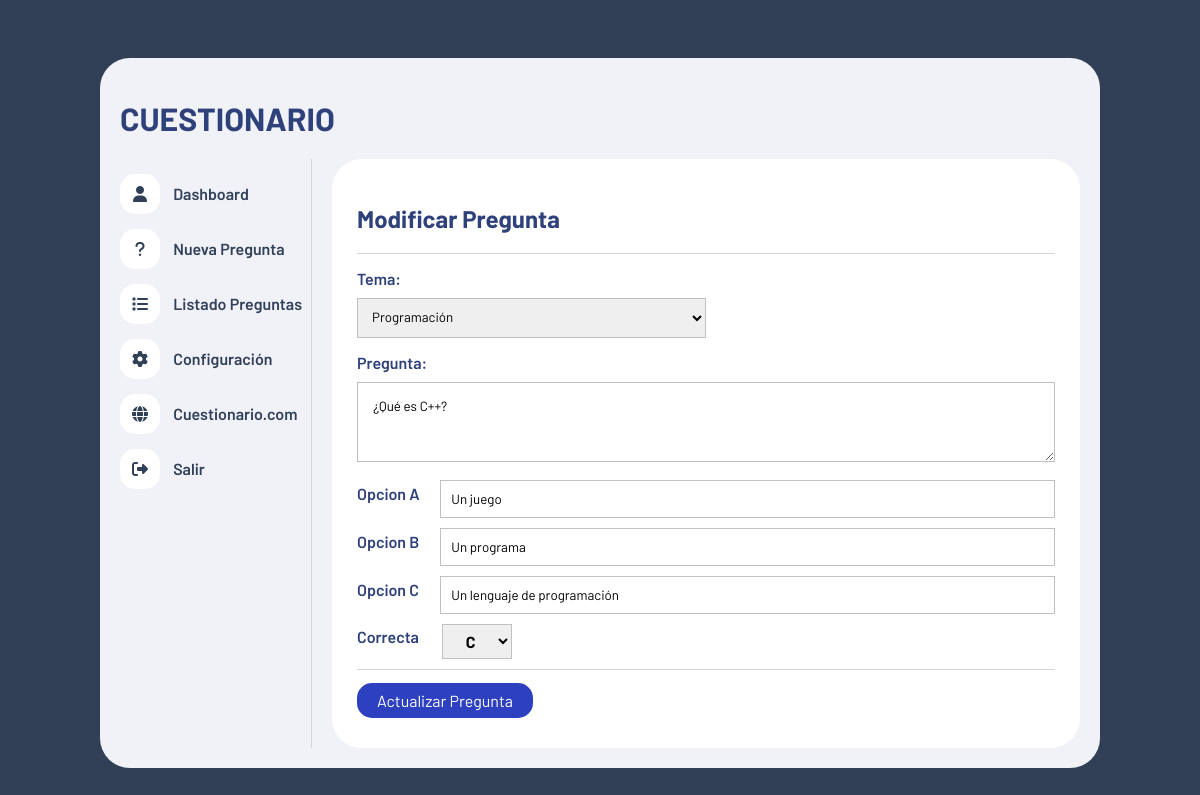
Page /admin/editarpregunta.php?idPregunta=2 (signed in) on the committed database.
### tables this page shows
CREATE TABLE `preguntas` (
  `id` int(11) NOT NULL,
  `tema` int(11) NOT NULL,
  `pregunta` text NOT NULL,
  `opcion_a` text NOT NULL,
  `opcion_b` text NOT NULL,
  `opcion_c` text NOT NULL,
  `correcta` varchar(1) NOT NULL
);

### admin/funciones.php (called while the page is built, shortened)
<?php
function obetenerTodosLosTemas()
{
    include("conexion.php");
    $query = "SELECT * FROM temas";
    $result = mysqli_query($conn, $query);
    return $result;
}
function obtenerPreguntaPorId($id){
    include("conexion.php");
    $query = "SELECT * FROM preguntas WHERE id = $id";
    $result = mysqli_query($conn, $query);
    $pregunta = mysqli_fetch_array($result);
    return $pregunta;
}

### admin/editarpregunta.php (the view, shortened to what this page needs)
<?php
include("funciones.php");
$id = $_GET['idPregunta'];
$pregunta = obtenerPreguntaPorId($id);
$resltado_temas = obetenerTodosLosTemas();
?>
<!DOCTYPE html>
<html lang="es">
<head>
    <link rel="stylesheet" href="https://cdnjs.cloudflare.com/ajax/libs/font-awesome/6.1.1/css/all.min.css" />
    <link rel="stylesheet" href="estilo.css">
</head>
<body>
    <div class="contenedor">
        <header>
            <h1>CUESTIONARIO</h1>
        </header>
        <div class="contenedor-info">
            <?php include("nav.php") ?>
            <div class="panel">
                <h2>Modificar Pregunta</h2>
                <hr>
                <section id="nuevaPregunta">
                    <form action="<?php echo $_SERVER['PHP_SELF'] ?>" method="get">
                        <div class="fila">
                            <label for="">Tema: </label>
                            <select name="tema" id="tema">
                                <?php while ($row = mysqli_fetch_assoc($resltado_temas)) : ?>
                                    <?php if ($row['id'] == $pregunta['tema']) : ?>
                                    <option value="<?php echo $row['id'] ?>" selected>
                                        <?php echo $row['nombre'] ?>
                                    </option>
                                <?php else : ?>
                                    <option value="<?php echo $row['id'] ?>">
                                        <?php echo $row['nombre'] ?>
                                    </option>
                                <?php endif ?>
                                <?php endwhile ?>
                            </select>
                        </div>
                        <div class="fila">
                            <label for="">Pregunta:</label>
                            <textarea name="pregunta" id="" cols="30" rows="10" reqired><?php echo $pregunta['pregunta']?></textarea>
                        </div>
                        <div class="opciones">
                            <div class="opcion">
                                <label for="">Opcion A</label>
                                <input type="text" name="opcion_a" id="" value = "<?php echo $pregunta['opcion_a']?>"required>
                            </div>
                            <div class="opcion">
                                <label for="">Opcion B</label>
                                <input type="text" name="opcion_b" value ="<?php echo $pregunta['opcion_b']?>"required>
                            </div>
                            <div class="opcion">
                                <label for="">Opcion C</label>
                                <input type="text" name="opcion_c" required value="<?php echo $pregunta['opcion_c']?>">
                            </div>
                        </div>
                        <div class="opcion">
                            <label for="">Correcta</label>
                            <select name="correcta" id="" class="correcta">
                                <option value="C" <?php if($pregunta['correcta']=='C'){ echo "selected";}?>>C</option>
                            </select>
                        </div>
                        <hr>
                        <input type="submit" value="Actualizar Pregunta" name="actualizar" class="btn-guardar">
                    </form>
                </section>
            </div>
        </div>
    </div>
</body>
</html>

### admin/estilo.css (style rules this page uses)
* { box-sizing: border-box; font-family: 'Barlow'; }
body { background-color: #314056; padding: 50px; color: #2e417b; }
hr { border: none; border-bottom: 1px solid #d6d6d6; }
.contenedor { max-width: 1000px; width: 100%; margin: auto; background-color: #f1f2f8; padding: 20px; border-radius: 30px; }
.contenedor .contenedor-info { display: flex; }
.contenedor .contenedor-info .panel { background-color: #fff; width: 100%; border-radius: 30px; margin-left: 20px; padding: 25px; }
#nuevaPregunta .fila { margin: 15px 0; }
#nuevaPregunta label { display: block; font-size: 16px; font-weight: 600; margin-bottom: 10px; }
#nuevaPregunta #tema { width: 50%; padding: 10px; border: 1px solid #c0c0c0; }
#nuevaPregunta textarea { width: 100%; border: 1px solid #c0c0c0; padding: 15px; max-height: 80px; }
#nuevaPregunta .opcion { display: flex; align-items: center; margin-bottom: 10px; }
#nuevaPregunta .opcion label { width: 10%; display: inline; }
#nuevaPregunta .opcion input { width: 90%; padding: 10px; margin-left: 15px; border: 1px solid #c0c0c0; }
#nuevaPregunta .correcta { width: 10%; padding: 6px; border: 1px solid #c0c0c0; margin-left: 15px; text-align: center; font-weight: bold; font-size: 16px; }
#nuevaPregunta .btn-guardar { background: #2d40bf; font-size: 16px; color: #fff; border: none; padding: 8px 20px; border-radius: 15px; margin: 5px 0; transition: .5s; cursor: pointer; }

### rows in the picture
preguntas: pregunta "¿Qué es C++?", opcion_a "Un juego", opcion_b "Un programa", opcion_c "Un lenguaje de programación", correcta "C"

### other values in the picture
form field tema "Programación"
